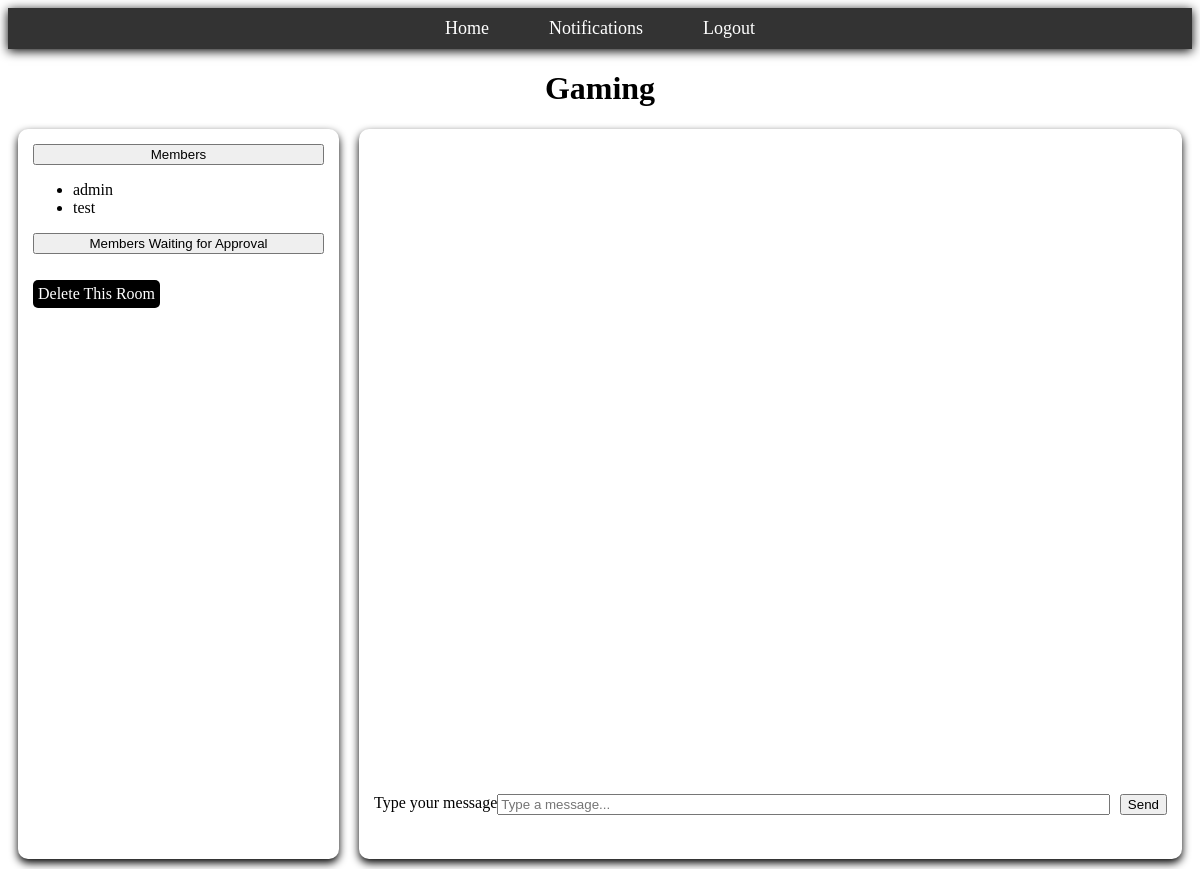
/room/Gaming/ (signed in), run on the app's committed database.
### room/models.py (models this page shows, shortened)
class Room(models.Model):
    room_name = models.CharField(max_length=16, unique=True)
    room_owner = models.ForeignKey(CustomUser, on_delete=models.CASCADE, related_name="owned_rooms")
    members = models.ManyToManyField(CustomUser, related_name="member_rooms")
    request_members = models.ManyToManyField(CustomUser, related_name="rooms_requested")

### authentification/models.py (models this page shows)
class CustomUser(AbstractUser):
    def __str__(self):
        return self.username

### room/views.py (the view)
# urls.py: path("room/", include("room.urls")),
@login_required
def room(request, room_name):
    room = get_object_or_404(Room, room_name=room_name)
    if request.user not in room.members.all():
        messages.error(request, "You are not a member!")
        return redirect('home')
    room_owner = request.user == room.room_owner
    members = room.members.all()
    for member in room.request_members.all():
        print(f"ici {member}")
    request_members = room.request_members.all() if room_owner else None
    return render(request,'room/room.html', {
        'room_name': room_name,
        'user_name': request.user.username,
        'room_owner': room_owner,
        'members': members,
        'request_members': request_members,
    })

### room/templates/room/room.html (shortened to what this page needs)
<!DOCTYPE html>
<html lang="en">
<head>
</head>
<body>
    {% include 'header.html' %}
    <h1 class="title"> {{ room_name }}</h1>
    <main>
        <div class="left-container room-info-container">
            <button type="button" class="collapsible">Members</button>
            <div class="content">
                <ul>
                    {% for member in members %}
                        <li>{{ member }}</li>
                    {% endfor %}
                </ul>
            </div>
            {% if room_owner %}
            <button type="button" class="collapsible">Members Waiting for Approval</button><a></a>
            <div class="content">
                <a class="delete-room-link" href="{% url 'delete_room' room_name %}">Delete This Room</a>
            </div>
            {% endif %}
        </div>
        <div class="right-container chat-container">
            <div class="chat-box" id="chat-box">
            </div>
            <div class="chat-input-container">
                <label for="chat-input" class="visually-hidden">Type your message</label>
                <input type="text" id="chat-input" placeholder="Type a message..." onkeypress="handleKeyPress(event)">
                <button onclick="sendMessage()">Send</button>
            </div>
        </div>
    </main>
</body>
</html>

### room/templates/room/room.html (style rules this page uses)
.title { text-align: center; }
main { display: flex; height: calc(100vh - 70px); justify-content: space-between; margin: 10px; box-sizing: border-box; }
.left-container, .right-container { display: flex; flex-direction: column; padding: 15px; border-radius: 10px; box-shadow: 0 4px 8px rgba(0, 0, 0, 1); background-color: #fff; overflow: hidden; max-height: 100%; font-size: 1em; }
.left-container { width: 25%; margin-right: 20px; overflow-y: auto; }
.right-container { flex-grow: 1; display: flex; flex-direction: column; }
.chat-box { flex-grow: 1; overflow-y: auto; margin-bottom: 10px; max-height: calc(100% - 60px); }
.chat-input-container { display: flex; flex-shrink: 0; }
.chat-input-container input { flex-grow: 1; margin-right: 10px; }
.delete-room-link { display: inline-block; padding: 5px; margin-top: 10px; background-color: black; color: white; text-decoration: none; border-radius: 5px; text-align: center; transition: background-color 0.3s ease; }

### data on the page
Room: room_name "Gaming"
CustomUser: username "admin"
CustomUser: username "test"
